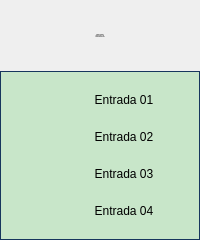
<?xml version="1.0" encoding="UTF-8"?>
<ui version="4.0">
 <class>Form</class>
 <widget class="QWidget" name="Form">
  <property name="geometry">
   <rect>
    <x>0</x>
    <y>0</y>
    <width>200</width>
    <height>240</height>
   </rect>
  </property>
  <property name="minimumSize">
   <size>
    <width>200</width>
    <height>240</height>
   </size>
  </property>
  <property name="maximumSize">
   <size>
    <width>200</width>
    <height>240</height>
   </size>
  </property>
  <property name="windowTitle">
   <string>Cartão 5069-IY4 05 Controladora Booster</string>
  </property>
  <layout class="QVBoxLayout" name="verticalLayout">
   <property name="spacing">
    <number>0</number>
   </property>
   <property name="leftMargin">
    <number>0</number>
   </property>
   <property name="topMargin">
    <number>0</number>
   </property>
   <property name="rightMargin">
    <number>0</number>
   </property>
   <property name="bottomMargin">
    <number>0</number>
   </property>
   <item>
    <layout class="QVBoxLayout" name="verticalLayout_2">
     <property name="spacing">
      <number>0</number>
     </property>
     <item>
      <widget class="PyDMLabel" name="PyDMLabel_2">
       <property name="maximumSize">
        <size>
         <width>16777215</width>
         <height>71</height>
        </size>
       </property>
       <property name="font">
        <font>
         <pointsize>-1</pointsize>
        </font>
       </property>
       <property name="toolTip">
        <string/>
       </property>
       <property name="styleSheet">
        <string notr="true">PyDMLabel {
 qproperty-alignment: AlignCenter;
 border: 1px solid #FF17365D;
 background-color: #FF17365D;
 color: rgb(255, 255, 255);
 min-height: 65px;
 max-height: 65px;
 font-size: 14px;
}
</string>
       </property>
       <property name="text">
        <string>Falhas Hardware
Cartão 5069-IY4 05
Controladora Booster</string>
       </property>
       <property name="alignment">
        <set>Qt::AlignCenter</set>
       </property>
      </widget>
     </item>
     <item>
      <widget class="QFrame" name="frame">
       <property name="styleSheet">
        <string notr="true">QFrame#frame{
     border: 1px solid #FF17365D;
	 background-color: #c8e6c9;
}

PyDMByteIndicator {
  min-height: 1.50em;
  max-height: 1.50em;
  min-width: 1.50em;
}</string>
       </property>
       <property name="frameShape">
        <enum>QFrame::StyledPanel</enum>
       </property>
       <property name="frameShadow">
        <enum>QFrame::Raised</enum>
       </property>
       <layout class="QVBoxLayout" name="verticalLayout_3">
        <property name="spacing">
         <number>0</number>
        </property>
        <property name="leftMargin">
         <number>0</number>
        </property>
        <property name="topMargin">
         <number>0</number>
        </property>
        <property name="rightMargin">
         <number>0</number>
        </property>
        <property name="bottomMargin">
         <number>0</number>
        </property>
        <item>
         <layout class="QGridLayout" name="gridLayout">
          <property name="leftMargin">
           <number>5</number>
          </property>
          <property name="topMargin">
           <number>5</number>
          </property>
          <property name="rightMargin">
           <number>5</number>
          </property>
          <property name="bottomMargin">
           <number>5</number>
          </property>
          <property name="verticalSpacing">
           <number>10</number>
          </property>
          <item row="3" column="0">
           <widget class="PyDMByteIndicator" name="PyDMByteIndicator_3">
            <property name="sizePolicy">
             <sizepolicy hsizetype="Fixed" vsizetype="Fixed">
              <horstretch>0</horstretch>
              <verstretch>0</verstretch>
             </sizepolicy>
            </property>
            <property name="minimumSize">
             <size>
              <width>27</width>
              <height>27</height>
             </size>
            </property>
            <property name="maximumSize">
             <size>
              <width>30</width>
              <height>27</height>
             </size>
            </property>
            <property name="toolTip">
             <string/>
            </property>
            <property name="channel" stdset="0">
             <string>ca://RA-RaBO02:RF-IntlkCtrl:InAng11-Mon.VAL</string>
            </property>
            <property name="onColor" stdset="0">
             <color>
              <red>255</red>
              <green>0</green>
              <blue>0</blue>
             </color>
            </property>
            <property name="offColor" stdset="0">
             <color>
              <red>0</red>
              <green>255</green>
              <blue>0</blue>
             </color>
            </property>
            <property name="showLabels" stdset="0">
             <bool>false</bool>
            </property>
            <property name="circles" stdset="0">
             <bool>true</bool>
            </property>
           </widget>
          </item>
          <item row="0" column="1">
           <widget class="PyDMLabel" name="PyDMLabel">
            <property name="sizePolicy">
             <sizepolicy hsizetype="Fixed" vsizetype="Fixed">
              <horstretch>0</horstretch>
              <verstretch>0</verstretch>
             </sizepolicy>
            </property>
            <property name="minimumSize">
             <size>
              <width>100</width>
              <height>25</height>
             </size>
            </property>
            <property name="maximumSize">
             <size>
              <width>100</width>
              <height>25</height>
             </size>
            </property>
            <property name="toolTip">
             <string/>
            </property>
            <property name="text">
             <string>Entrada 01</string>
            </property>
            <property name="alignment">
             <set>Qt::AlignCenter</set>
            </property>
            <property name="channel" stdset="0">
             <string/>
            </property>
           </widget>
          </item>
          <item row="0" column="0">
           <widget class="PyDMByteIndicator" name="PyDMByteIndicator">
            <property name="sizePolicy">
             <sizepolicy hsizetype="Fixed" vsizetype="Fixed">
              <horstretch>0</horstretch>
              <verstretch>0</verstretch>
             </sizepolicy>
            </property>
            <property name="minimumSize">
             <size>
              <width>27</width>
              <height>27</height>
             </size>
            </property>
            <property name="maximumSize">
             <size>
              <width>30</width>
              <height>27</height>
             </size>
            </property>
            <property name="toolTip">
             <string/>
            </property>
            <property name="channel" stdset="0">
             <string>ca://RA-RaBO02:RF-IntlkCtrl:InAng08-Mon.VAL</string>
            </property>
            <property name="onColor" stdset="0">
             <color>
              <red>255</red>
              <green>0</green>
              <blue>0</blue>
             </color>
            </property>
            <property name="offColor" stdset="0">
             <color>
              <red>0</red>
              <green>255</green>
              <blue>0</blue>
             </color>
            </property>
            <property name="showLabels" stdset="0">
             <bool>false</bool>
            </property>
            <property name="circles" stdset="0">
             <bool>true</bool>
            </property>
           </widget>
          </item>
          <item row="2" column="0">
           <widget class="PyDMByteIndicator" name="PyDMByteIndicator_2">
            <property name="sizePolicy">
             <sizepolicy hsizetype="Fixed" vsizetype="Fixed">
              <horstretch>0</horstretch>
              <verstretch>0</verstretch>
             </sizepolicy>
            </property>
            <property name="minimumSize">
             <size>
              <width>27</width>
              <height>27</height>
             </size>
            </property>
            <property name="maximumSize">
             <size>
              <width>30</width>
              <height>27</height>
             </size>
            </property>
            <property name="toolTip">
             <string/>
            </property>
            <property name="channel" stdset="0">
             <string>ca://RA-RaBO02:RF-IntlkCtrl:InAng10-Mon.VAL</string>
            </property>
            <property name="onColor" stdset="0">
             <color>
              <red>255</red>
              <green>0</green>
              <blue>0</blue>
             </color>
            </property>
            <property name="offColor" stdset="0">
             <color>
              <red>0</red>
              <green>255</green>
              <blue>0</blue>
             </color>
            </property>
            <property name="showLabels" stdset="0">
             <bool>false</bool>
            </property>
            <property name="circles" stdset="0">
             <bool>true</bool>
            </property>
           </widget>
          </item>
          <item row="1" column="1">
           <widget class="PyDMLabel" name="PyDMLabel_3">
            <property name="sizePolicy">
             <sizepolicy hsizetype="Fixed" vsizetype="Fixed">
              <horstretch>0</horstretch>
              <verstretch>0</verstretch>
             </sizepolicy>
            </property>
            <property name="minimumSize">
             <size>
              <width>100</width>
              <height>25</height>
             </size>
            </property>
            <property name="maximumSize">
             <size>
              <width>100</width>
              <height>25</height>
             </size>
            </property>
            <property name="toolTip">
             <string/>
            </property>
            <property name="text">
             <string>Entrada 02</string>
            </property>
            <property name="alignment">
             <set>Qt::AlignCenter</set>
            </property>
           </widget>
          </item>
          <item row="2" column="1">
           <widget class="PyDMLabel" name="PyDMLabel_4">
            <property name="sizePolicy">
             <sizepolicy hsizetype="Fixed" vsizetype="Fixed">
              <horstretch>0</horstretch>
              <verstretch>0</verstretch>
             </sizepolicy>
            </property>
            <property name="minimumSize">
             <size>
              <width>100</width>
              <height>25</height>
             </size>
            </property>
            <property name="maximumSize">
             <size>
              <width>100</width>
              <height>25</height>
             </size>
            </property>
            <property name="toolTip">
             <string/>
            </property>
            <property name="text">
             <string>Entrada 03</string>
            </property>
            <property name="alignment">
             <set>Qt::AlignCenter</set>
            </property>
           </widget>
          </item>
          <item row="3" column="1">
           <widget class="PyDMLabel" name="PyDMLabel_5">
            <property name="sizePolicy">
             <sizepolicy hsizetype="Fixed" vsizetype="Fixed">
              <horstretch>0</horstretch>
              <verstretch>0</verstretch>
             </sizepolicy>
            </property>
            <property name="minimumSize">
             <size>
              <width>100</width>
              <height>25</height>
             </size>
            </property>
            <property name="maximumSize">
             <size>
              <width>100</width>
              <height>25</height>
             </size>
            </property>
            <property name="toolTip">
             <string/>
            </property>
            <property name="text">
             <string>Entrada 04</string>
            </property>
            <property name="alignment">
             <set>Qt::AlignCenter</set>
            </property>
           </widget>
          </item>
          <item row="1" column="0">
           <widget class="PyDMByteIndicator" name="PyDMByteIndicator_4">
            <property name="sizePolicy">
             <sizepolicy hsizetype="Fixed" vsizetype="Fixed">
              <horstretch>0</horstretch>
              <verstretch>0</verstretch>
             </sizepolicy>
            </property>
            <property name="minimumSize">
             <size>
              <width>27</width>
              <height>27</height>
             </size>
            </property>
            <property name="maximumSize">
             <size>
              <width>30</width>
              <height>27</height>
             </size>
            </property>
            <property name="toolTip">
             <string/>
            </property>
            <property name="channel" stdset="0">
             <string>ca://RA-RaBO02:RF-IntlkCtrl:InAng09-Mon.VAL</string>
            </property>
            <property name="onColor" stdset="0">
             <color>
              <red>255</red>
              <green>0</green>
              <blue>0</blue>
             </color>
            </property>
            <property name="offColor" stdset="0">
             <color>
              <red>0</red>
              <green>255</green>
              <blue>0</blue>
             </color>
            </property>
            <property name="showLabels" stdset="0">
             <bool>false</bool>
            </property>
            <property name="circles" stdset="0">
             <bool>true</bool>
            </property>
           </widget>
          </item>
         </layout>
        </item>
       </layout>
      </widget>
     </item>
    </layout>
   </item>
  </layout>
 </widget>
 <customwidgets>
  <customwidget>
   <class>PyDMLabel</class>
   <extends>QLabel</extends>
   <header>pydm.widgets.label</header>
  </customwidget>
  <customwidget>
   <class>PyDMByteIndicator</class>
   <extends>QWidget</extends>
   <header>pydm.widgets.byte</header>
  </customwidget>
 </customwidgets>
 <resources/>
 <connections/>
</ui>
